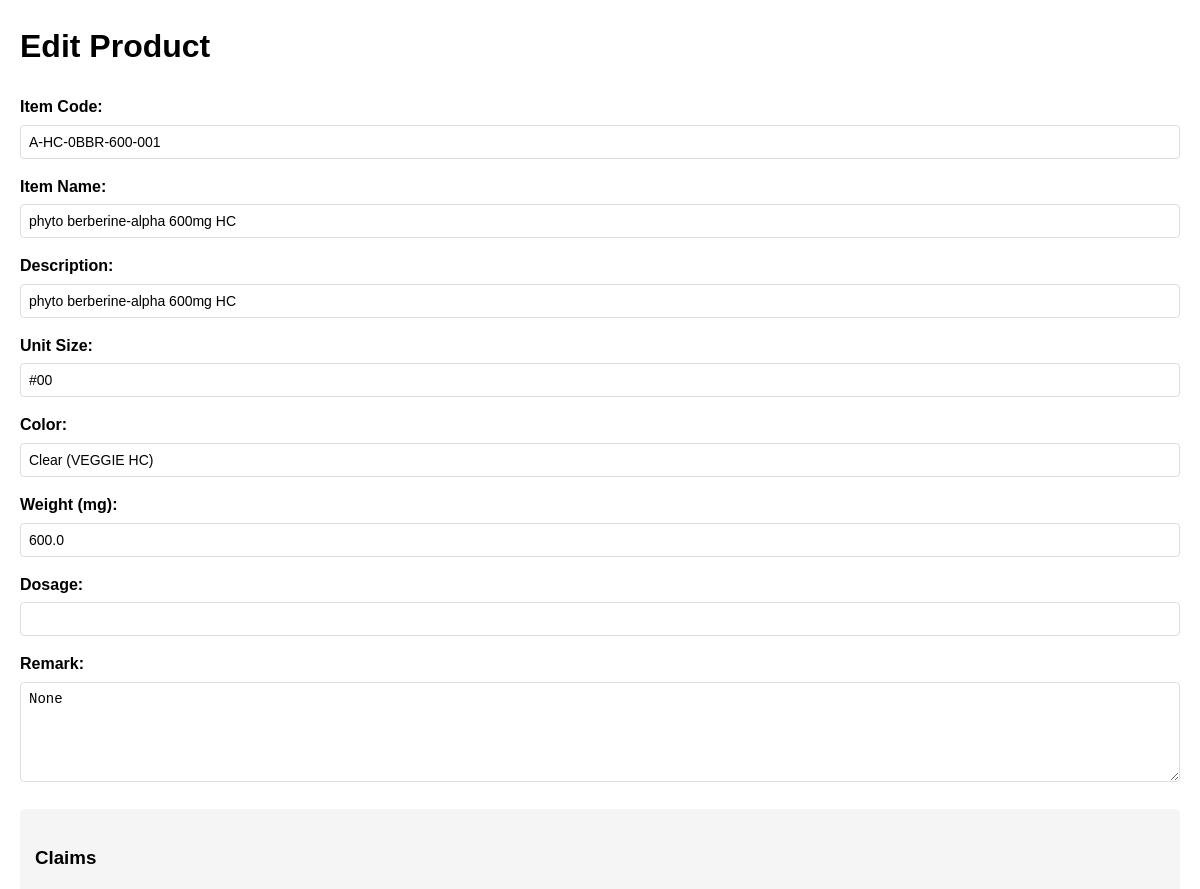
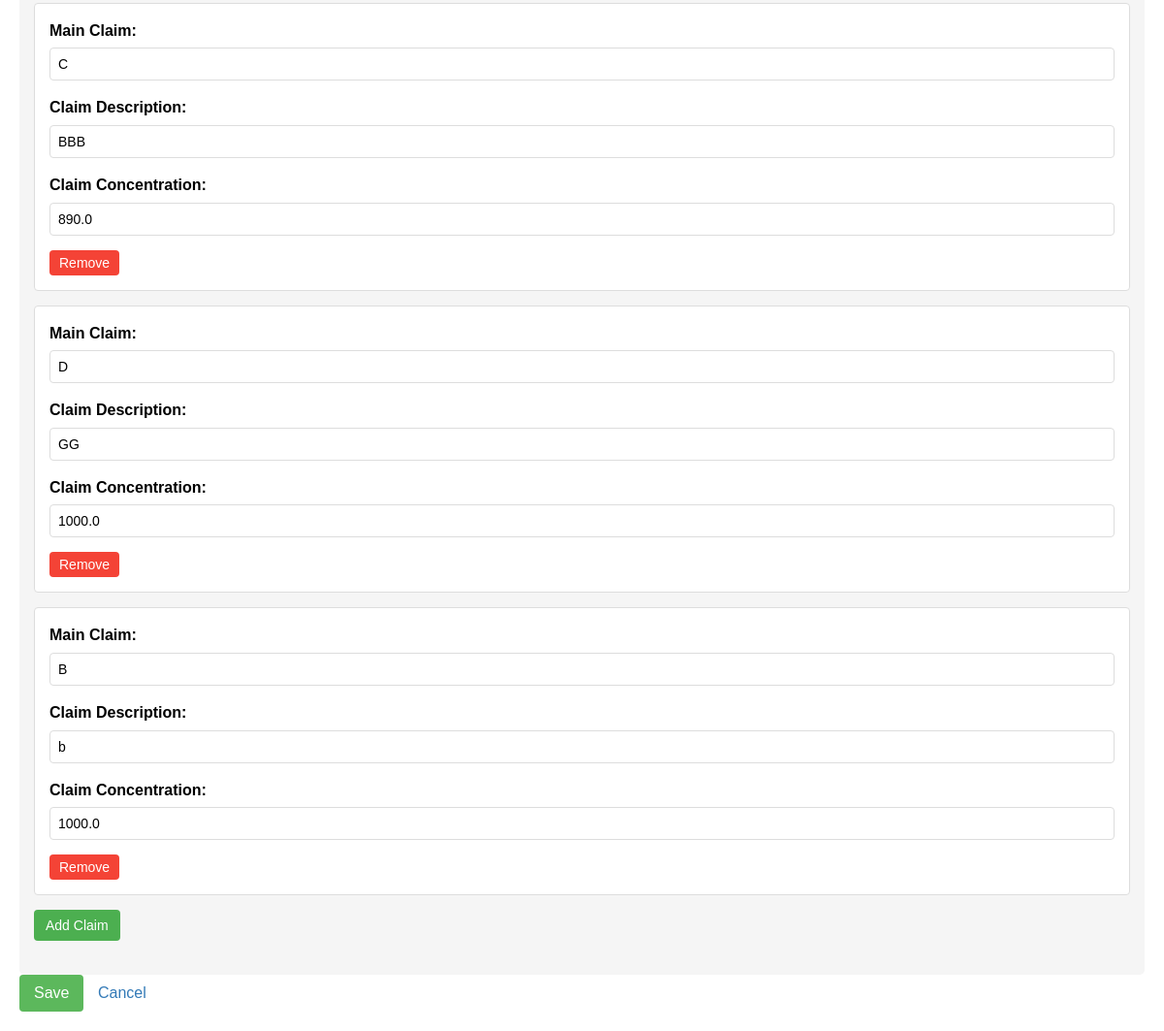
/edit/A-HC-0BBR-600-001 (signed in), run on the app's committed database (2 pictures, top to bottom).
### tables this page shows
CREATE TABLE products (
            id INTEGER PRIMARY KEY AUTOINCREMENT,
            item_code TEXT UNIQUE NOT NULL,
            item_name TEXT,
            description TEXT,
            unit_size TEXT,
            color TEXT,
            weight REAL
        , dosage TEXT, remark TEXT);

CREATE TABLE claims (
            id INTEGER PRIMARY KEY AUTOINCREMENT,
            product_id INTEGER,
            claim_main TEXT,
            claim_description TEXT,
            claim_concentration REAL,
            FOREIGN KEY (product_id) REFERENCES products(id) ON DELETE CASCADE
        );

### app.py (the view, shortened to what this page needs)
@app.route('/edit/<item_code>', methods=['GET', 'POST'])
def edit_product(item_code):
    if "role" not in session:
        return redirect(url_for("login"))  # 로그인 안 한 경우 로그인 페이지로 이동
    if session["role"] != "admin":
        flash("수정 권한이 없습니다!", "danger")
        return redirect(url_for("index"))  # 관리자만 수정 가능
    conn = sqlite3.connect(DB_FILE_PATH)
    cursor = conn.cursor()
    if request.method == 'GET':
        cursor.execute('SELECT * FROM products WHERE item_code = ?', (item_code,))
        product = cursor.fetchone()
        if not product:
            flash("해당 제품을 찾을 수 없습니다.", "danger")
            conn.close()
            return redirect(url_for("index"))
        cursor.execute('''
            SELECT claim_main, claim_description, claim_concentration
            FROM claims
            LEFT JOIN products ON claims.product_id = products.id
            WHERE products.item_code = ?
        ''', (item_code,))
        claims = cursor.fetchall()
        conn.close()
        return render_template('edit.html', product=product, claims=claims)

### templates/edit.html (shortened to what this page needs)
<!DOCTYPE html>
<html lang="en">
<head>
</head>
<body>
    <h1>Edit Product</h1>
    {% set role = session["role"]|default("viewer") %}
    <form method="post">
        <div class="form-group">
            <label for="item_code">Item Code:</label>
            <input type="text" id="item_code" name="item_code" value="{{ product[1] }}" readonly>
        </div>
        <div class="form-group">
            <label for="item_name">Item Name:</label>
            <input type="text" id="item_name" name="item_name" value="{{ product[2] }}">
        </div>
        <div class="form-group">
            <label for="description">Description:</label>
            <input type="text" id="description" name="description" value="{{ product[3] }}">
        </div>
        <div class="form-group">
            <label for="unit_size">Unit Size:</label>
            <input type="text" id="unit_size" name="unit_size" value="{{ product[4] }}">
        </div>
        <div class="form-group">
            <label for="color">Color:</label>
            <input type="text" id="color" name="color" value="{{ product[5] }}">
        </div>
        <div class="form-group">
            <label for="weight">Weight (mg):</label>
            <input type="number" id="weight" name="weight" step="any" value="{{ product[6] }}">
        </div>
        <div class="form-group">
            <label for="dosage">Dosage:</label>
            <input type="text" id="dosage" name="dosage" value="{{ product[7] }}">
        </div>
        <div class="form-group">
            <label for="remark">Remark:</label>
            <textarea id="remark" name="remark" rows="4">{{ product[8] }}</textarea>
        </div>
        <div class="claims-container">
            <h3>Claims</h3>
            <div id="claims">
                {% for claim in claims %}
                <div class="claim">
                    <div class="form-group">
                        <label>Main Claim:</label>
                        <input type="text" name="claim_main[]" value="{{ claim[0] }}" {% if role == "viewer" %}readonly class="readonly"{% endif %}>
                    </div>
                    <div class="form-group">
                        <label>Claim Description:</label>
                        <input type="text" name="claim_description[]" value="{{ claim[1] }}" {% if role == "viewer" %}readonly class="readonly"{% endif %}>
                    </div>
                    <div class="form-group">
                        <label>Claim Concentration:</label>
                        <input type="number" name="claim_concentration[]" step="any" value="{{ claim[2] }}" {% if role == "viewer" %}readonly class="readonly"{% endif %}>
                    </div>
                    {% if role == "admin" %}
                        <button type="button" class="remove-claim" onclick="removeClaim(this)">Remove</button>
                    {% endif %}
                </div>
                {% endfor %}
            </div>
            {% if role == "admin" %}
                <button type="button" class="add-claim" onclick="addClaim()">Add Claim</button>
            {% endif %}
        </div>
        {% if role == "admin" %}
            <button type="submit">Save</button>
        {% endif %}
        <a href="{{ url_for('index') }}">Cancel</a>
    </form>
</body>
</html>

### templates/edit.html (style rules this page uses)
body { font-family: Arial, sans-serif; margin: 20px; line-height: 1.6; }
.form-group { margin-bottom: 15px; }
label { display: block; margin-bottom: 5px; font-weight: bold; }
input[type="text"], input[type="number"], textarea { width: 100%; padding: 8px; border: 1px solid #ddd; border-radius: 4px; box-sizing: border-box; font-size: 14px; }
textarea { resize: vertical; min-height: 100px; }
.claims-container { margin-top: 20px; background-color: #f5f5f5; padding: 15px; border-radius: 5px; }
.claim { border: 1px solid #ddd; padding: 15px; margin-bottom: 15px; border-radius: 4px; background-color: #ffffff; }
.remove-claim { background-color: #f44336; color: white; padding: 5px 10px; border: none; border-radius: 4px; cursor: pointer; font-size: 14px; }
.add-claim { background-color: #4CAF50; color: white; padding: 8px 12px; border: none; border-radius: 4px; cursor: pointer; margin-bottom: 20px; font-size: 14px; }
button { background-color: #5cb85c; color: white; padding: 10px 15px; border: none; border-radius: 4px; cursor: pointer; font-size: 16px; }
a { color: #337ab7; text-decoration: none; margin-left: 10px; }

### data on the page
products: item_code "A-HC-0BBR-600-001", item_name "phyto berberine-alpha 600mg HC", description "phyto berberine-alpha 600mg HC", unit_size "#00", color "Clear (VEGGIE HC)", weight "600.0", remark "None"
claims: claim_main "C", claim_description "BBB", claim_concentration "890.0"
claims: claim_main "D", claim_description "GG", claim_concentration "1000.0"
claims: claim_main "B", claim_description "b", claim_concentration "1000.0"
